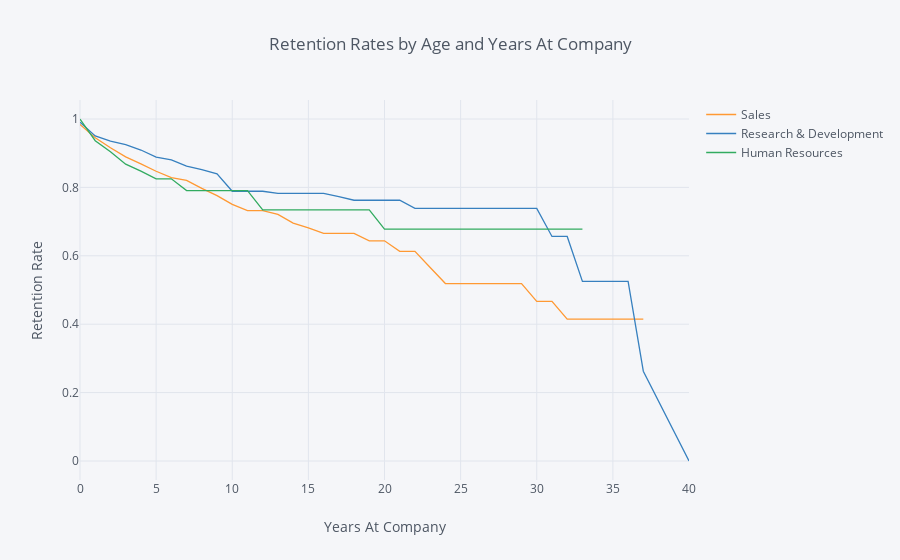

Write notebook code for a chart like this one.
### Markdown cell above
## 7. Let's investigate whether the department the employee works in has an impact on how long they stay with the company. Generate and plot survival curves showing retention by department and years the employee has worked at the company.

### Code cell
rates7 = survival(data, 'Department', 'YearsAtCompany', 'Attrition')

rates7.iplot(kind='line', xTitle='Years At Company', yTitle='Retention Rate',
            title='Retention Rates by Age and Years At Company')

### Figure 1 — Plotly figure (JSON) as saved in the notebook; plotly's stock layout.template omitted (floating-point values rounded to 4 significant figures)
{"data": [{"line": {"color": "rgba(255, 153, 51, 1.0)", "dash": "solid", "shape": "linear", "width": 1.3}, "mode": "lines", "name": "Sales", "text": "", "type": "scatter", "uid": "e2634f81-b091-4b59-8e77-55ac2736847a", "x": [0, 1, 2, 3, 4, 5, 6, 7, 8, 9, 10, 11, 12, 13, 14, 15, 16, 17, 18, 19, 20, 21, 22, 23, 24, 25, 26, 27, 29, 30, 31, 32, 33, 34, 36, 37, 40], "y": [0.9843, 0.9453, 0.9158, 0.8891, 0.8689, 0.8473, 0.8285, 0.8205, 0.7971, 0.7759, 0.7502, 0.7319, 0.7319, 0.7209, 0.6956, 0.6819, 0.6653, 0.6653, 0.6653, 0.6438, 0.6438, 0.6132, 0.6132, 0.566, 0.5188, 0.5188, 0.5188, 0.5188, 0.5188, 0.467, 0.467, 0.4151, 0.4151, 0.4151, 0.4151, 0.4151, ""]}, {"line": {"color": "rgba(55, 128, 191, 1.0)", "dash": "solid", "shape": "linear", "width": 1.3}, "mode": "lines", "name": "Research & Development", "text": "", "type": "scatter", "uid": "fb057284-7b9b-4fa5-b00a-31c2989aad94", "x": [0, 1, 2, 3, 4, 5, 6, 7, 8, 9, 10, 11, 12, 13, 14, 15, 16, 17, 18, 19, 20, 21, 22, 23, 24, 25, 26, 27, 29, 30, 31, 32, 33, 34, 36, 37, 40], "y": [0.9906, 0.9503, 0.9351, 0.9249, 0.9093, 0.8886, 0.8805, 0.8624, 0.852, 0.8399, 0.7887, 0.7887, 0.7887, 0.7825, 0.7825, 0.7825, 0.7825, 0.7729, 0.7624, 0.7624, 0.7624, 0.7624, 0.7386, 0.7386, 0.7386, 0.7386, 0.7386, 0.7386, 0.7386, 0.7386, 0.6565, 0.6565, 0.5252, 0.5252, 0.5252, 0.2626, 0]}, {"line": {"color": "rgba(50, 171, 96, 1.0)", "dash": "solid", "shape": "linear", "width": 1.3}, "mode": "lines", "name": "Human Resources", "text": "", "type": "scatter", "uid": "5e367c3b-2bbc-4283-93d8-d3bb85e9e427", "x": [0, 1, 2, 3, 4, 5, 6, 7, 8, 9, 10, 11, 12, 13, 14, 15, 16, 17, 18, 19, 20, 21, 22, 23, 24, 25, 26, 27, 29, 30, 31, 32, 33, 34, 36, 37, 40], "y": [1, 0.9365, 0.9042, 0.868, 0.8474, 0.8251, 0.8251, 0.7907, 0.7907, 0.7907, 0.7907, 0.7907, 0.7342, 0.7342, 0.7342, 0.7342, 0.7342, 0.7342, 0.7342, 0.7342, 0.6777, 0.6777, 0.6777, 0.6777, 0.6777, 0.6777, 0.6777, 0.6777, 0.6777, 0.6777, 0.6777, 0.6777, 0.6777, "", "", "", ""]}], "layout": {"legend": {"bgcolor": "#F5F6F9", "font": {"color": "#4D5663"}}, "paper_bgcolor": "#F5F6F9", "plot_bgcolor": "#F5F6F9", "title": {"font": {"color": "#4D5663"}, "text": "Retention Rates by Age and Years At Company"}, "xaxis": {"gridcolor": "#E1E5ED", "showgrid": true, "tickfont": {"color": "#4D5663"}, "title": {"font": {"color": "#4D5663"}, "text": "Years At Company"}, "zerolinecolor": "#E1E5ED"}, "yaxis": {"gridcolor": "#E1E5ED", "showgrid": true, "tickfont": {"color": "#4D5663"}, "title": {"font": {"color": "#4D5663"}, "text": "Retention Rate"}, "zerolinecolor": "#E1E5ED"}}}
